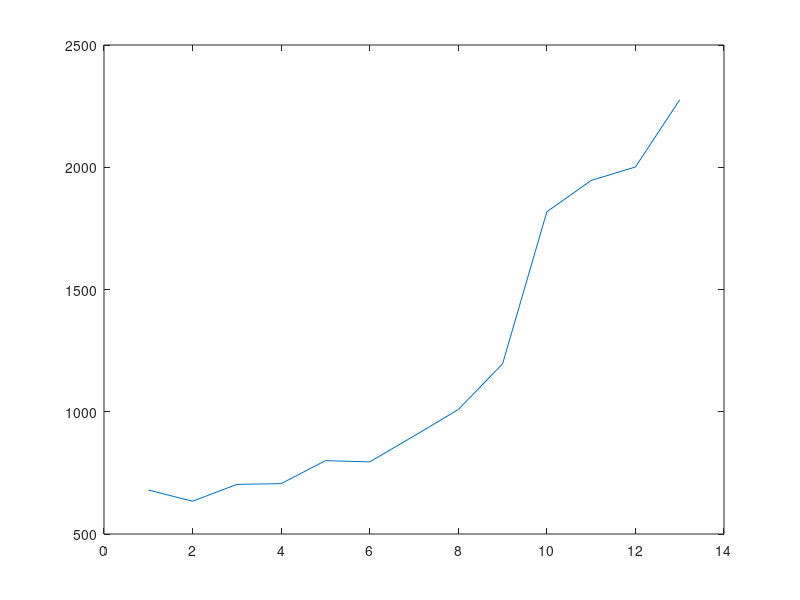
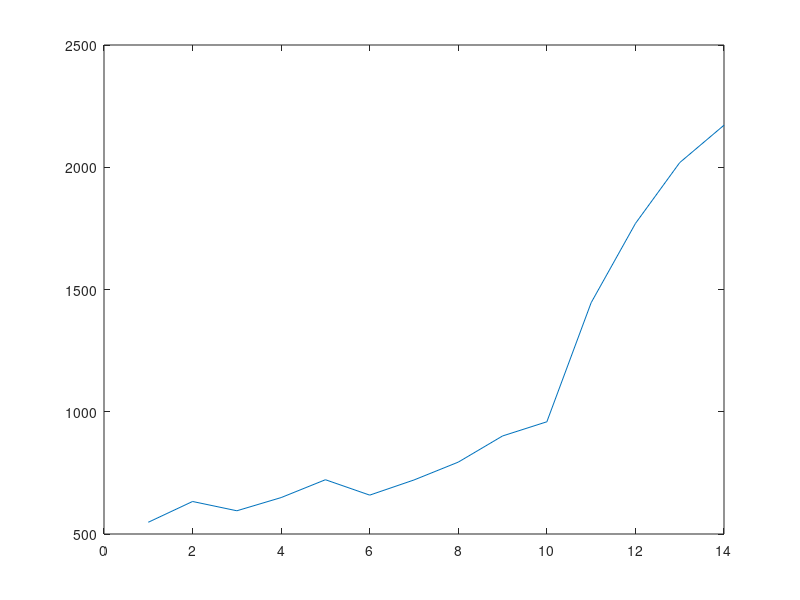
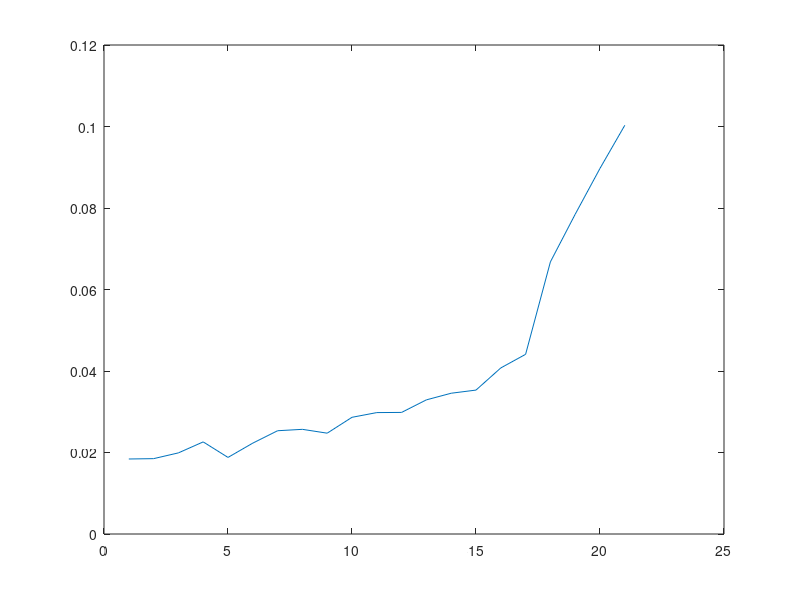

MATLAB code for these plots, in order:
a1 = [1454133022532
1454133023212
1454133023846
1454133024549
1454133025255
1454133026055
1454133026850
1454133027751
1454133028760
1454133029956
1454133031774
1454133033720
1454133035721
1454133037997]

b1 = [1454133119042
1454133119517
1454133120037
1454133120586
1454133121159
1454133121670
1454133122260
1454133122849
1454133123461
1454133124214
1454133124877
1454133125588
1454133126467
1454133127311
1454133128257
1454133129316
1454133130770
1454133132587
1454133134513
1454133136680
1454133139024]

c1_2 = [1454133524280
1454133525248
1454133526091
1454133526960
1454133528073
1454133529517
1454133531443
1454133533514]

c2_2 = [1454133570298
1454133570846
1454133571479
1454133572074
1454133572723
1454133573445
1454133574104
1454133574825
1454133575619
1454133576520
1454133577479
1454133578925
1454133580695
1454133582714
1454133584886]

plot(diff(a1))
figure;
plot(diff(c2_2))
figure;
plot(diff(c1_2))

b = [1454238526509
1454238526939
1454238527371
1454238527836
1454238528364
1454238528803
1454238529324
1454238529916
1454238530516
1454238531094
1454238531763
1454238532459
1454238533156
1454238533925
1454238534732
1454238535557
1454238536509
1454238537539
1454238539099
1454238540932
1454238543028
1454238545371]

b = diff(b);
b = 0.001 * b;
plot(1/b)
